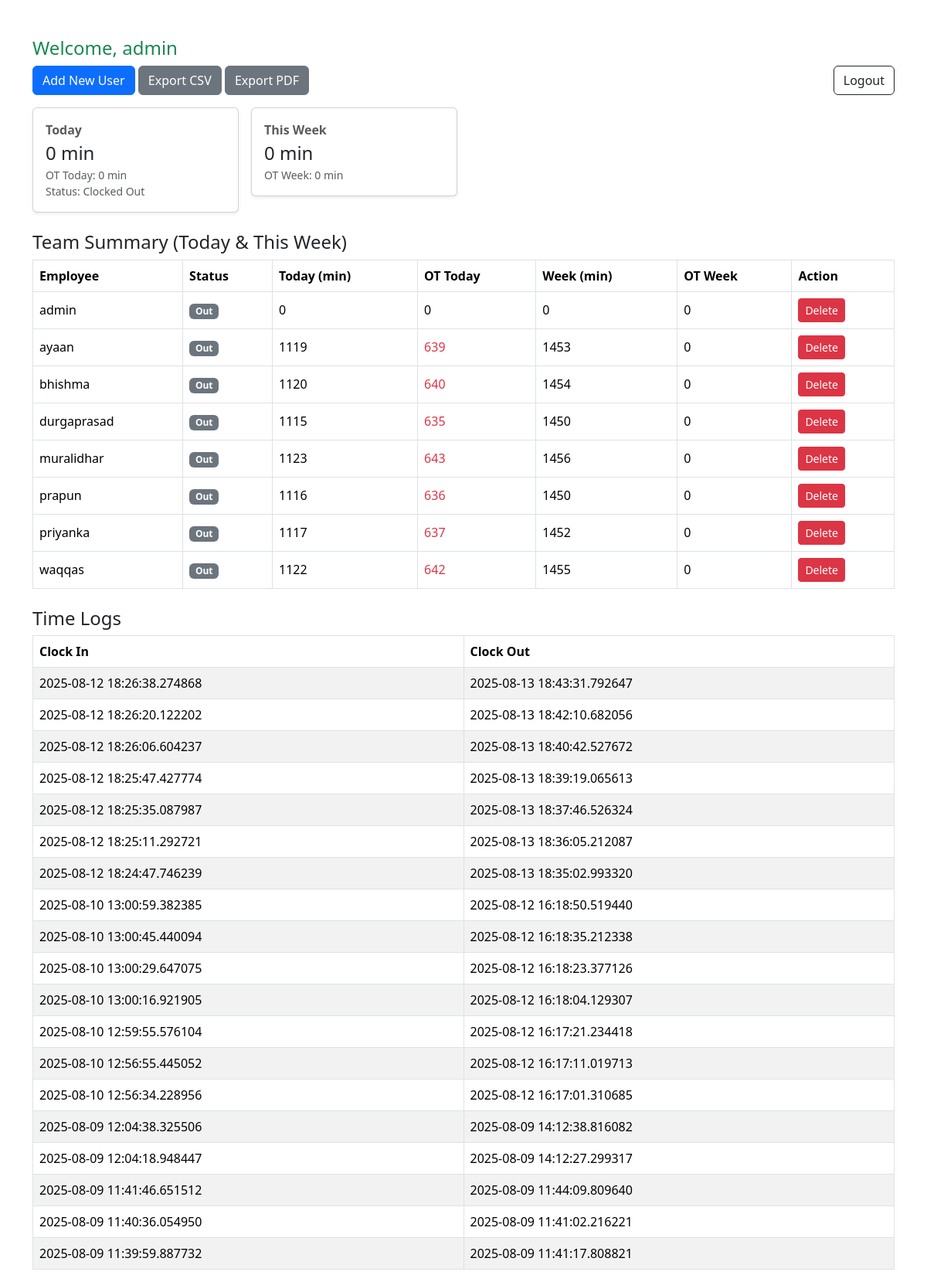
The page /dashboard (signed in) on the database its author committed.
### app.py (models this page shows)
class User(db.Model):
    id       = db.Column(db.Integer, primary_key=True)
    username = db.Column(db.String(100), unique=True, nullable=False)
    password = db.Column(db.String(200), nullable=False)  # plaintext for demo
    role     = db.Column(db.String(20), nullable=False)   # 'admin' | 'employee'

class TimeLog(db.Model):
    id        = db.Column(db.Integer, primary_key=True)
    user_id   = db.Column(db.Integer, db.ForeignKey('user.id'), nullable=False)
    clock_in  = db.Column(db.DateTime)
    clock_out = db.Column(db.DateTime)
    user      = db.relationship('User', backref='time_logs')

### app.py (the view)
@app.route('/dashboard')
def dashboard():
    if 'user_id' not in session:
        return redirect(url_for('index'))
    user = User.query.get(session['user_id'])
    start_date_str = request.args.get('start_date', '').strip()
    end_date_str   = request.args.get('end_date', '').strip()
    employee_q     = request.args.get('employee', '').strip()  # username partial
    def parse_date(d):
        try:    return datetime.strptime(d, "%Y-%m-%d").date()
        except: return None
    start_dt = end_dt = None
    if user.role == 'admin':
        if start_date_str:
            sd = parse_date(start_date_str)
            if sd: start_dt = datetime.combine(sd, time.min)
        if end_date_str:
            ed = parse_date(end_date_str)
            if ed: end_dt = datetime.combine(ed, time.max)
        logs_query = (TimeLog.query
                      .join(User, TimeLog.user_id == User.id)
                      .options(joinedload(TimeLog.user)))
        if employee_q:
            logs_query = logs_query.filter(User.username.ilike(f"%{employee_q}%"))
        if start_dt and end_dt:
            logs_query = logs_query.filter(and_(TimeLog.clock_in >= start_dt, TimeLog.clock_in <= end_dt))
        elif start_dt:
            logs_query = logs_query.filter(TimeLog.clock_in >= start_dt)
        elif end_dt:
            logs_query = logs_query.filter(TimeLog.clock_in <= end_dt)
        logs = logs_query.order_by(TimeLog.clock_in.desc()).all()
    else:
        logs = (TimeLog.query
                .filter_by(user_id=user.id)
                .options(joinedload(TimeLog.user))
                .order_by(TimeLog.clock_in.desc())
                .all())
    my_today, my_today_ot, my_week, my_week_ot, my_clocked_in = totals_for_user_today_and_week(user.id)
    summary = None
    if user.role == 'admin':
        summary = {}
        for u in User.query.order_by(User.username.asc()).all():
            tmin, tot, wmin, wot, cnow = totals_for_user_today_and_week(u.id)
            summary[u.username] = {
                'clocked_in'   : cnow,
                'today_minutes': tmin,
                'today_ot'     : tot,
                'week_minutes' : wmin,
                'week_ot'      : wot,
            }
    employees = User.query.order_by(User.username.asc()).all() if user.role == 'admin' else []
    return render_template(
        'dashboard.html',
        user=user,
        role=user.role,
        logs=logs,
        summary=summary,
        my_today=my_today,
        my_today_ot=my_today_ot,
        my_week=my_week,
        my_week_ot=my_week_ot,
        my_clocked_in=my_clocked_in,
        employees=employees,
        start_date_val=start_date_str,
        end_date_val=end_date_str,
        employee_val=employee_q
    )

### app.py (called while the page is built)
def clamp(dt, start, end):
    if dt < start: return start
    if dt > end:   return end
    return dt

def minutes_in_range(log, start, end):
    if not log.clock_in:
        return 0
    s = clamp(log.clock_in, start, end)
    e = clamp(log.clock_out or datetime.now(), start, end)
    if e <= s:
        return 0
    return int((e - s).total_seconds() // 60)

def day_bounds(dt_date):
    start = datetime.combine(dt_date, time.min)
    end   = datetime.combine(dt_date, time.max)
    return start, end

def this_week_bounds():
    today = datetime.today().date()
    week_start_date = today - timedelta(days=today.weekday())  # Monday
    week_end_date   = week_start_date + timedelta(days=6)      # Sunday
    return day_bounds(week_start_date)[0], day_bounds(week_end_date)[1]

def totals_for_user_today_and_week(user_id):
    today = datetime.today().date()
    today_start, today_end = day_bounds(today)
    week_start, week_end   = this_week_bounds()
    logs = (TimeLog.query
            .filter(TimeLog.user_id == user_id, TimeLog.clock_in >= week_start)
            .order_by(TimeLog.clock_in.asc())
            .all())
    today_minutes  = sum(minutes_in_range(l, today_start, today_end) for l in logs)
    week_minutes   = sum(minutes_in_range(l, week_start,  week_end)  for l in logs)
    clocked_in_now = any(l.clock_out is None for l in logs)
    today_ot = max(0, today_minutes - DAILY_OT_THRESHOLD_MIN)
    week_ot  = max(0, week_minutes  - WEEKLY_OT_THRESHOLD_MIN)
    return today_minutes, today_ot, week_minutes, week_ot, clocked_in_now

### templates/dashboard.html (shortened to what this page needs)
{% extends 'base.html' %} {% block title %}Dashboard{% endblock %} {% block content %}
<h4 class="text-success">Welcome, {{ user.username }}</h4>
<div class="mb-3">
     {% if role == 'admin' %}
    <a href="/add_user" class="btn btn-primary">Add New User</a> {% endif %}
    <a href="/export_csv" class="btn btn-secondary">Export CSV</a>
    <a href="/export_pdf" class="btn btn-secondary">Export PDF</a>
    <a href="/logout" class="btn btn-outline-dark float-end">Logout</a>
</div>
<div class="row g-3">
    <div class="col-md-3">
        <div class="card shadow-sm p-3">
            <div class="fw-bold text-muted">Today</div>
            <div class="fs-4">{{ my_today }} min</div>
            <div class="small {{ 'text-danger' if my_today_ot > 0 else 'text-muted' }}">OT Today: {{ my_today_ot }} min</div>
            <div class="small {{ 'text-success' if my_clocked_in else 'text-muted' }}">Status: {{ 'Clocked In' if my_clocked_in else 'Clocked Out' }}</div>
        </div>
    </div>
    <div class="col-md-3">
        <div class="card shadow-sm p-3">
            <div class="fw-bold text-muted">This Week</div>
            <div class="fs-4">{{ my_week }} min</div>
            <div class="small {{ 'text-danger' if my_week_ot > 0 else 'text-muted' }}">OT Week: {{ my_week_ot }} min</div>
        </div>
    </div>
</div>
{% if summary %}
<h4 class="mt-4">Team Summary (Today & This Week)</h4>
<table class="table table-bordered align-middle">
    <thead>
        <tr>
            <th>Employee</th>
            <th>Status</th>
            <th>Today (min)</th>
            <th>OT Today</th>
            <th>Week (min)</th>
            <th>OT Week</th>
            <th>Action</th>
        </tr>
    </thead>
    <tbody>
        {% for username, data in summary.items() %}
        <tr>
            <td>{{ username }}</td>
            <td><span class="badge {{ 'bg-success' if data.clocked_in else 'bg-secondary' }}">{{ 'In' if data.clocked_in else 'Out' }}</span></td>
            <td>{{ data.today_minutes }}</td>
            <td class="{{ 'text-danger' if data.today_ot > 0 }}">{{ data.today_ot }}</td>
            <td>{{ data.week_minutes }}</td>
            <td class="{{ 'text-danger' if data.week_ot > 0 }}">{{ data.week_ot }}</td>
            <td>
                <form method="POST" action="/delete_user/{{ username }}" onsubmit="return confirm('Delete {{ username }}?')" style="display:inline;">
                    <button type="submit" class="btn btn-sm btn-danger">Delete</button>
                </form>
            </td>
        </tr>
        {% endfor %}
    </tbody>
</table>
{% endif %}
<h4 class="mt-4">Time Logs</h4>
<table class="table table-bordered table-striped">
    <thead>
        <tr>
            <th>Clock In</th>
            <th>Clock Out</th>
        </tr>
    </thead>
    <tbody>
        {% for log in logs %}
        <tr>
            <td>{{ log.clock_in }}</td>
            <td>{{ log.clock_out or '—' }}</td>
        </tr>
        {% endfor %}
    </tbody>
</table>
{% endblock %}

### rows shown on the page
User: username "admin", clocked_in "Out", today_minutes "0", today_ot "0", week_minutes "0", week_ot "0"
TimeLog: username "ayaan", clocked_in "Out", today_minutes "1119", today_ot "639", week_minutes "1453", week_ot "0", clock_in "2025-08-12 18:25:47.427774", clock_out "2025-08-13 18:39:19.065613"
TimeLog: username "bhishma", clocked_in "Out", today_minutes "1120", today_ot "640", week_minutes "1454", week_ot "0", clock_in "2025-08-12 18:26:06.604237", clock_out "2025-08-13 18:40:42.527672"
TimeLog: username "durgaprasad", clocked_in "Out", today_minutes "1115", today_ot "635", week_minutes "1450", week_ot "0", clock_in "2025-08-12 18:24:47.746239", clock_out "2025-08-13 18:35:02.993320"
TimeLog: username "muralidhar", clocked_in "Out", today_minutes "1123", today_ot "643", week_minutes "1456", week_ot "0", clock_in "2025-08-12 18:26:38.274868", clock_out "2025-08-13 18:43:31.792647"
TimeLog: username "prapun", clocked_in "Out", today_minutes "1116", today_ot "636", week_minutes "1450", week_ot "0", clock_in "2025-08-12 18:25:11.292721", clock_out "2025-08-13 18:36:05.212087"
TimeLog: username "priyanka", clocked_in "Out", today_minutes "1117", today_ot "637", week_minutes "1452", week_ot "0", clock_in "2025-08-12 18:25:35.087987", clock_out "2025-08-13 18:37:46.526324"
TimeLog: username "waqqas", clocked_in "Out", today_minutes "1122", today_ot "642", week_minutes "1455", week_ot "0", clock_in "2025-08-12 18:26:20.122202", clock_out "2025-08-13 18:42:10.682056"
TimeLog: clock_in "2025-08-10 13:00:59.382385", clock_out "2025-08-12 16:18:50.519440"
TimeLog: clock_in "2025-08-10 13:00:45.440094", clock_out "2025-08-12 16:18:35.212338"
TimeLog: clock_in "2025-08-10 13:00:29.647075", clock_out "2025-08-12 16:18:23.377126"
TimeLog: clock_in "2025-08-10 13:00:16.921905", clock_out "2025-08-12 16:18:04.129307"
TimeLog: clock_in "2025-08-10 12:59:55.576104", clock_out "2025-08-12 16:17:21.234418"
TimeLog: clock_in "2025-08-10 12:56:55.445052", clock_out "2025-08-12 16:17:11.019713"
TimeLog: clock_in "2025-08-10 12:56:34.228956", clock_out "2025-08-12 16:17:01.310685"
TimeLog: clock_in "2025-08-09 12:04:38.325506", clock_out "2025-08-09 14:12:38.816082"
TimeLog: clock_in "2025-08-09 12:04:18.948447", clock_out "2025-08-09 14:12:27.299317"
TimeLog: clock_in "2025-08-09 11:41:46.651512", clock_out "2025-08-09 11:44:09.809640"
TimeLog: clock_in "2025-08-09 11:40:36.054950", clock_out "2025-08-09 11:41:02.216221"
TimeLog: clock_in "2025-08-09 11:39:59.887732", clock_out "2025-08-09 11:41:17.808821"

### other values the page prints
{{ my_today }} "0"
{{ my_today_ot }} "0"
{{ 'Clocked In' if my_clocked_in else 'Clocked Out' }} "Clocked Out"
{{ my_week }} "0"
{{ my_week_ot }} "0"
